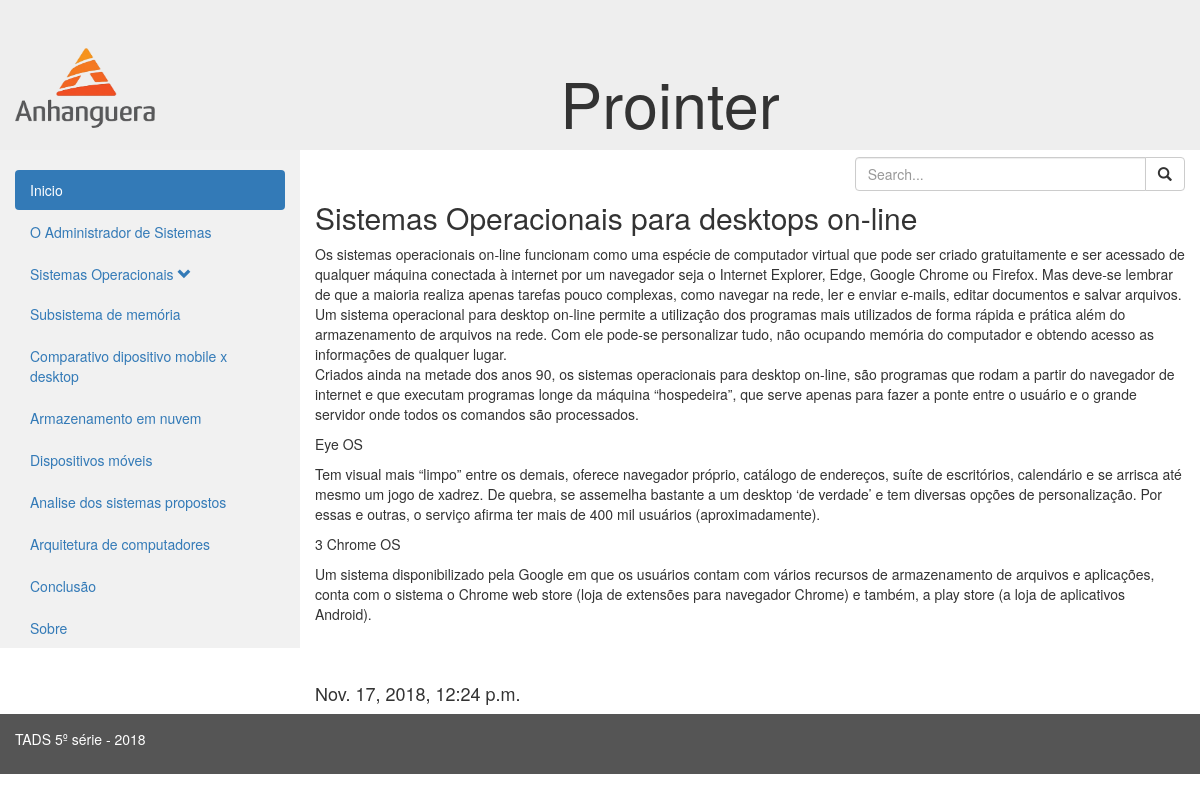
/?index=6, run on the app's committed database.
### blog/models.py (models this page shows, shortened)
class Post(models.Model):
    index = models.CharField(max_length=2)
    title = models.CharField(max_length=150)
    text = models.TextField()
    create_date = models.DateTimeField(
        default = timezone.now
    )

### blog/views.py (the view)
# urls.py: path('', views.post_list, name='post_list'),
def post_list(request):
    index = request.GET.get('index')
    search = request.GET.get('search')
    if search:
        post = Post.objects.filter(
            Q(title__contains=search) |
            Q(text__contains=search)
        ).order_by('create_date')
    elif index:
        post = Post.objects.filter(index=index)
    else:
        post = Post.objects.filter(index='1')
    context = {'post': post}
    return render(request, 'blog/post_list.html', context)

### blog/templates/blog/post_list.html (shortened to what this page needs)
{% extends 'blog/base.html' %}
{% block content %}
    {% for posts in post %}
    <h2>{{posts.title}}</h2>
    <p id="p">{{posts.text|linebreaks}}</p>
    <br>
    <br>
    <h4>{{posts.create_date}}</h4>
    {% endfor %}
{% endblock %}

### data on the page
Post: title "Sistemas Operacionais para desktops on-line", text "Os sistemas operacionais on-line funcionam como uma espécie de computador virtual que pode ser criado gratuitamente e ser acessado de qualquer máquina conectada à internet por um navegador seja o Internet Explorer, Edge, Google Chrome ou Firefox. Mas deve-se lembrar de que a maioria realiza apenas tarefas pouco complexas, como navegar na rede, ler e enviar e-mails, editar documentos e salvar arquivos. Um sistema operacional para desktop on-line permite a utilização dos programas mais utilizados de forma rápida e prática além do armazenamento de arquivos na rede. Com ele pode-se personalizar tudo, não ocupando memória do computador e obtendo acesso as informações de qualquer lugar. Criados…", create_date "Nov. 17, 2018, 12:24 p.m."
